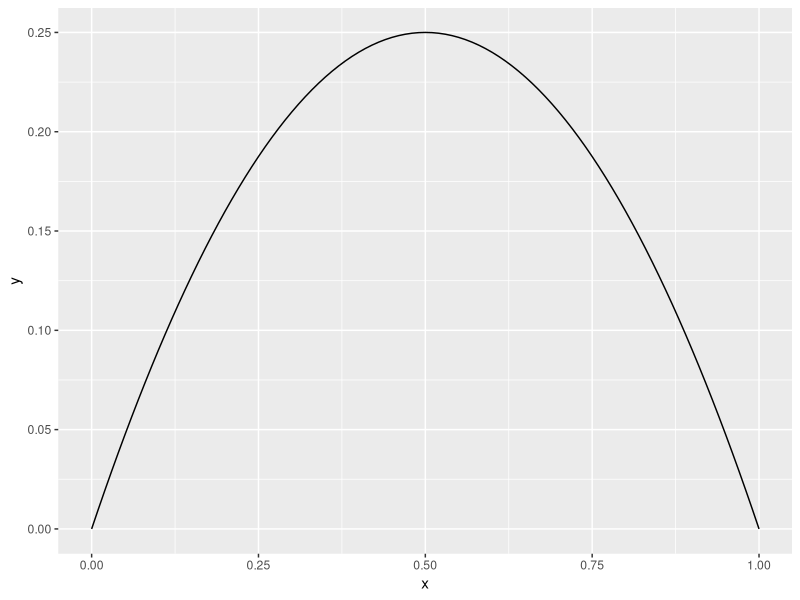
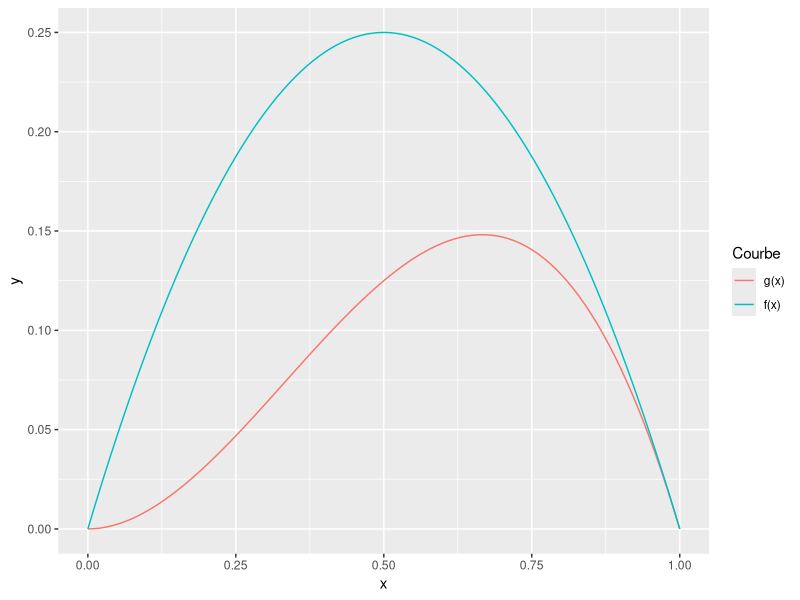

The R source for these figures, in order:
## ---- chunk 1
r <- c(4, 5, 6)
A <- matrix(rep(r, 3), nrow = 3, ncol = 3, byrow = TRUE)
print(A)
## ---- chunk 2
B <- rbind(A, r)
dimnames(B) <- NULL # enlever les noms des dimensions
print(B)
## ---- chunk 3
dim(B)
## ---- chunk 4
set.seed(10)
x <- runif(5)
x
## ---- chunk 5
x[2] # Deuxième élément de x
x[c(2, 4)] # deuxième et quatrième élément de x
x[-1] # Tous les éléments de x sauf le premier

M <- matrix(runif(16), 4, 4)
M

M[1, 3] # Elément dans la position 1, 3
M[,1]   # première colonne de M
M[2,]   # deuxième ligne de M

L = list(x, M, "Hello")

L[[2]] # Deuxième élément de la liste
## ---- chunk 6
x <- -5:5 # pour réduire la taille des tableaux affichés dans le pdf
x

x^2   # mettre aux carré tous les éléments de x
x + 3 # rajoute 3 aux tous les éléments de x
2 * x # multiplie tous les éléments de x par 2
## ---- chunk 7
       # Renvoie un tableau logical dont vrai veut
x == 0 # dire que l'élément correspendant est égal à 0

      # Renvoie un tableau logical dont vrai indique
x > 0 # les positions ou x_i est supérieur à 0

x[x > 0]  # Extraire les éléments de x qui sont plus grands que 0
x[x >= 0] # Extraire les éléments de x qui sont plus grans où égal à 0
## ---- chunk 8
B %*% A
# A %*% B # Non-conformable arguments, on peut pas multiplier une matrice 3 x 3 par une matrice 4 x 3...
A %*% t(B)
## ---- chunk 9
# 1.
d_x0 <- dnorm(0)   # 0.3989423
p_xlt0 <- pnorm(0) # P(X <= 0) = 0.5
## ---- chunk 10
library(tidyverse)

x <- seq(0, 1, 0.01)
y <- x * (1 - x)

df <- tibble(x, y)
df |> ggplot(aes(x, y)) + geom_line()

imax <- which.max(y)

x_maximizer <- x[imax] # x* = 0.5
y_max <- y[imax]       # f(x*) = 0.25

g_x <- x^2 * (1 - x)

df |>
    mutate(g = g_x) |>
    pivot_longer(
        c(y, g),
        names_to = "curve",
        values_to = "y"
    ) |>
    ggplot(aes(x, y)) +
    scale_color_hue(labels = c("g(x)", "f(x)")) +
    geom_line(aes(color = curve)) +
    labs(col = "Courbe")
## ---- chunk 11
x <- -10:10

sum(x == 0) # 1, cela compte le nombre d'éléments de x qui sont égaux à 0
sum(x > 0) # pareil, cette fois-ci les éléments qui sont plus grand  que zero
sort(x^2) # renvoyer un tableau des éléments de x en ordre croissant
table(x^2) # renvoyer une "table" dont la première ligne est les éléments uniques
           # de x^2 et dont la deuxième ligne est le nombre de fois que la valeur du
           # même colonne aparraissent
unique(x^2) # Renvoi la première ligne de table(x^2), dans l'ordre décroissant
## ---- chunk 12
ma_somme <- function(x) {

    acc <- 0
    n <- length(x)

    for (i in seq_len(n)) {
        acc <- acc + x[i]
    }

    acc
}

ma_variance <- function(x) {

    n <- length(x)
    my_sum <- ma_somme(x)

    x_bar <- (1 / n) * my_sum
    dev_sq <- (x - x_bar)^2

    ma_somme(dev_sq) / (n - 1)
}

x <- runif(1000)

v  <- var(x)
mv <- ma_variance(x)

abs(v - mv) < 1E-16 # v == mv renvoie FALSE
## ---- chunk 13
compte <- function(char_seq, lettre) {
    ma_somme(char_seq == lettre)
}

composition <- function(char_seq) {

    comp <- vector("numeric", 4)
    lettres <- c("a", "c", "g", "t")
    i <- 1

    for (let in lettres) {
        comp[i] <- compte(char_seq, let)
        i <- i + 1
    }

    comp
}

bio_sequence <- c("a", "a", "t", "g", "a", "g", "c", "t", "a", "g", "c", "t", "g")

comp <- composition(bio_sequence)
comp
